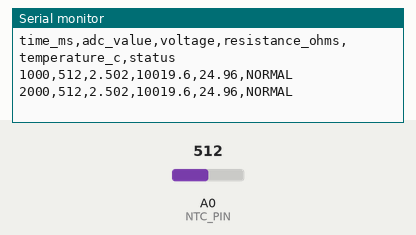
This sketch was run on a simulated Arduino Uno, built with avr-gcc and run on an emulated ATmega328P. Parts: the last lines printed to the serial monitor. The test bench sets the inputs (shaded band); at power-on: A0 (NTC_PIN) = 512.

Above: at 2.2 s.
2.3 s: A0 (NTC_PIN) set to 372
At 3.6 s:
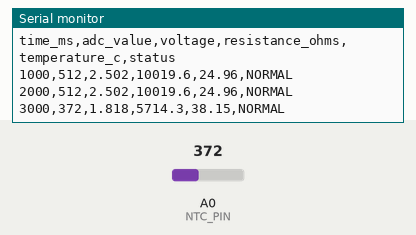
3.8 s: A0 (NTC_PIN) set to 338
At 4.7 s:
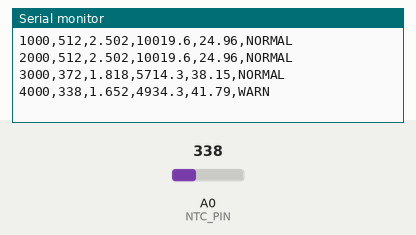
6.5 s: A0 (NTC_PIN) set to 289
At 7.8 s:
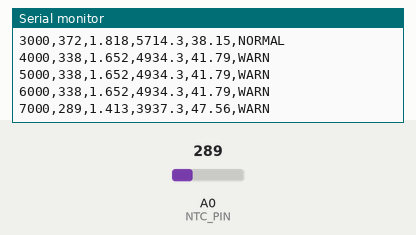
8.0 s: A0 (NTC_PIN) set to 260
At 8.8 s:
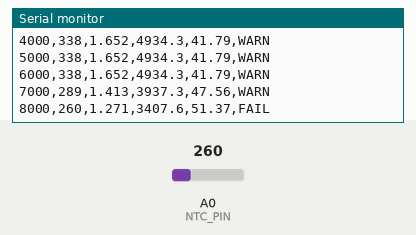

Measured:
- the behaviour switches between 355 and 354 on A0 (NTC_PIN) (found by bisection; images 1 and 2)
- the behaviour switches between 271 and 270 on A0 (NTC_PIN) (found by bisection; images 3 and 4)
- after the input at 2.3 s, the serial monitor: prints a new line after 0.70 s (image 1)
- after the input at 3.8 s, the serial monitor: prints a new line after 0.20 s (image 2)
- after the input at 6.5 s, the serial monitor: prints a new line after 0.50 s (image 3)
- after the input at 8.0 s, the serial monitor: prints a new line at once (image 4)

The sketch:

sketch.ino
```cpp
/*
  Project 4B - Wokwi NTC Thermistor Temperature Test Bench
  Author: Aaron Trujillo

  Purpose:
  Reads a simulated NTC thermistor voltage divider on Arduino Uno A0,
  converts ADC counts to voltage, resistance, and temperature, then prints
  CSV rows for Python analysis and engineering report generation.

  Circuit model:
  5V -> 10k fixed resistor -> A0/OUT -> NTC thermistor -> GND

  Important: With this divider orientation, higher temperature causes NTC
  resistance to drop, so A0 voltage also drops.
*/

#include <math.h>

const int NTC_PIN = A0;

const float VREF = 5.0;
const float ADC_MAX = 1023.0;
const float FIXED_RESISTOR_OHMS = 10000.0;
const float NOMINAL_RESISTANCE_OHMS = 10000.0;
const float NOMINAL_TEMPERATURE_K = 298.15;   // 25 C
const float BETA_COEFFICIENT = 3950.0;

const float WARN_TEMP_C = 40.0;
const float FAIL_TEMP_C = 50.0;

unsigned long lastSampleMs = 0;
const unsigned long SAMPLE_PERIOD_MS = 1000;

const char* classifyStatus(float temperatureC) {
  if (temperatureC >= FAIL_TEMP_C) {
    return "FAIL";
  }
  if (temperatureC >= WARN_TEMP_C) {
    return "WARN";
  }
  return "NORMAL";
}

float adcToVoltage(int adcValue) {
  return adcValue * VREF / ADC_MAX;
}

float voltageToResistance(float voltage) {
  // Divider: 5V -> fixed resistor -> A0 -> NTC -> GND
  // Vout = VREF * Rntc / (Rfixed + Rntc)
  // Rntc = Rfixed * Vout / (VREF - Vout)
  if (voltage <= 0.0) {
    return 0.0;
  }
  if (voltage >= VREF) {
    return 1e9;
  }
  return FIXED_RESISTOR_OHMS * voltage / (VREF - voltage);
}

float resistanceToTemperatureC(float resistanceOhms) {
  if (resistanceOhms <= 0.0) {
    return NAN;
  }

  float inverseTemperatureK = (1.0 / NOMINAL_TEMPERATURE_K) +
                              (1.0 / BETA_COEFFICIENT) *
                              log(resistanceOhms / NOMINAL_RESISTANCE_OHMS);

  float temperatureK = 1.0 / inverseTemperatureK;
  return temperatureK - 273.15;
}

void printCsvHeader() {
  Serial.println("time_ms,adc_value,voltage,resistance_ohms,temperature_c,status");
}

void setup() {
  Serial.begin(9600);
  delay(1000);
  printCsvHeader();
}

void loop() {
  unsigned long nowMs = millis();

  if (nowMs - lastSampleMs >= SAMPLE_PERIOD_MS) {
    lastSampleMs = nowMs;

    int adcValue = analogRead(NTC_PIN);
    float voltage = adcToVoltage(adcValue);
    float resistanceOhms = voltageToResistance(voltage);
    float temperatureC = resistanceToTemperatureC(resistanceOhms);
    const char* status = classifyStatus(temperatureC);

    Serial.print(nowMs);
    Serial.print(",");
    Serial.print(adcValue);
    Serial.print(",");
    Serial.print(voltage, 3);
    Serial.print(",");
    Serial.print(resistanceOhms, 1);
    Serial.print(",");
    Serial.print(temperatureC, 2);
    Serial.print(",");
    Serial.println(status);
  }
}
```
